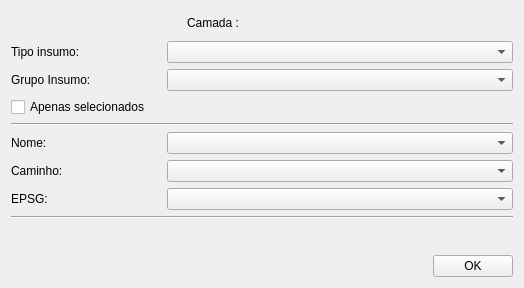
<?xml version="1.0" encoding="UTF-8"?>
<ui version="4.0">
 <class>Form</class>
 <widget class="QWidget" name="Form">
  <property name="geometry">
   <rect>
    <x>0</x>
    <y>0</y>
    <width>524</width>
    <height>288</height>
   </rect>
  </property>
  <property name="windowTitle">
   <string>Form</string>
  </property>
  <layout class="QGridLayout" name="gridLayout">
   <item row="11" column="1">
    <widget class="QPushButton" name="okBtn">
     <property name="text">
      <string>OK</string>
     </property>
    </widget>
   </item>
   <item row="5" column="0" colspan="2">
    <layout class="QHBoxLayout" name="horizontalLayout">
     <item>
      <widget class="QLabel" name="label_3">
       <property name="sizePolicy">
        <sizepolicy hsizetype="Fixed" vsizetype="Preferred">
         <horstretch>0</horstretch>
         <verstretch>0</verstretch>
        </sizepolicy>
       </property>
       <property name="minimumSize">
        <size>
         <width>150</width>
         <height>0</height>
        </size>
       </property>
       <property name="maximumSize">
        <size>
         <width>150</width>
         <height>16777215</height>
        </size>
       </property>
       <property name="text">
        <string>Nome:</string>
       </property>
      </widget>
     </item>
     <item>
      <widget class="QComboBox" name="nameFieldCb"/>
     </item>
    </layout>
   </item>
   <item row="0" column="0" colspan="2">
    <layout class="QHBoxLayout" name="mapLayerLayout">
     <item>
      <widget class="QLabel" name="label">
       <property name="sizePolicy">
        <sizepolicy hsizetype="Fixed" vsizetype="Preferred">
         <horstretch>0</horstretch>
         <verstretch>0</verstretch>
        </sizepolicy>
       </property>
       <property name="minimumSize">
        <size>
         <width>150</width>
         <height>0</height>
        </size>
       </property>
       <property name="maximumSize">
        <size>
         <width>150</width>
         <height>16777215</height>
        </size>
       </property>
       <property name="text">
        <string>Camada :</string>
       </property>
      </widget>
     </item>
    </layout>
   </item>
   <item row="1" column="0" colspan="2">
    <layout class="QHBoxLayout" name="horizontalLayout_6">
     <item>
      <widget class="QLabel" name="label_2">
       <property name="sizePolicy">
        <sizepolicy hsizetype="Fixed" vsizetype="Preferred">
         <horstretch>0</horstretch>
         <verstretch>0</verstretch>
        </sizepolicy>
       </property>
       <property name="minimumSize">
        <size>
         <width>150</width>
         <height>0</height>
        </size>
       </property>
       <property name="maximumSize">
        <size>
         <width>150</width>
         <height>16777215</height>
        </size>
       </property>
       <property name="text">
        <string>Tipo insumo:</string>
       </property>
      </widget>
     </item>
     <item>
      <widget class="QComboBox" name="inputTypeCb"/>
     </item>
    </layout>
   </item>
   <item row="6" column="0" colspan="2">
    <layout class="QHBoxLayout" name="horizontalLayout_2">
     <item>
      <widget class="QLabel" name="label_4">
       <property name="sizePolicy">
        <sizepolicy hsizetype="Fixed" vsizetype="Preferred">
         <horstretch>0</horstretch>
         <verstretch>0</verstretch>
        </sizepolicy>
       </property>
       <property name="minimumSize">
        <size>
         <width>150</width>
         <height>0</height>
        </size>
       </property>
       <property name="maximumSize">
        <size>
         <width>150</width>
         <height>16777215</height>
        </size>
       </property>
       <property name="text">
        <string>Caminho:</string>
       </property>
      </widget>
     </item>
     <item>
      <widget class="QComboBox" name="pathFieldCb"/>
     </item>
    </layout>
   </item>
   <item row="8" column="0" colspan="2">
    <widget class="Line" name="line_2">
     <property name="orientation">
      <enum>Qt::Horizontal</enum>
     </property>
    </widget>
   </item>
   <item row="10" column="0" rowspan="2">
    <spacer name="horizontalSpacer">
     <property name="orientation">
      <enum>Qt::Horizontal</enum>
     </property>
     <property name="sizeHint" stdset="0">
      <size>
       <width>219</width>
       <height>20</height>
      </size>
     </property>
    </spacer>
   </item>
   <item row="4" column="0" colspan="2">
    <widget class="Line" name="line">
     <property name="orientation">
      <enum>Qt::Horizontal</enum>
     </property>
    </widget>
   </item>
   <item row="7" column="0" colspan="2">
    <layout class="QHBoxLayout" name="horizontalLayout_3">
     <item>
      <widget class="QLabel" name="label_5">
       <property name="sizePolicy">
        <sizepolicy hsizetype="Fixed" vsizetype="Preferred">
         <horstretch>0</horstretch>
         <verstretch>0</verstretch>
        </sizepolicy>
       </property>
       <property name="minimumSize">
        <size>
         <width>150</width>
         <height>0</height>
        </size>
       </property>
       <property name="maximumSize">
        <size>
         <width>150</width>
         <height>16777215</height>
        </size>
       </property>
       <property name="text">
        <string>EPSG:</string>
       </property>
      </widget>
     </item>
     <item>
      <widget class="QComboBox" name="epsgFieldCb"/>
     </item>
    </layout>
   </item>
   <item row="2" column="0" colspan="2">
    <layout class="QHBoxLayout" name="horizontalLayout_7">
     <item>
      <widget class="QLabel" name="label_8">
       <property name="sizePolicy">
        <sizepolicy hsizetype="Fixed" vsizetype="Preferred">
         <horstretch>0</horstretch>
         <verstretch>0</verstretch>
        </sizepolicy>
       </property>
       <property name="minimumSize">
        <size>
         <width>150</width>
         <height>0</height>
        </size>
       </property>
       <property name="maximumSize">
        <size>
         <width>150</width>
         <height>16777215</height>
        </size>
       </property>
       <property name="text">
        <string>Grupo Insumo:</string>
       </property>
      </widget>
     </item>
     <item>
      <widget class="QComboBox" name="inputGroupCb"/>
     </item>
    </layout>
   </item>
   <item row="3" column="0">
    <widget class="QCheckBox" name="onlySelectedCkb">
     <property name="text">
      <string>Apenas selecionados</string>
     </property>
    </widget>
   </item>
  </layout>
 </widget>
 <resources/>
 <connections/>
</ui>
